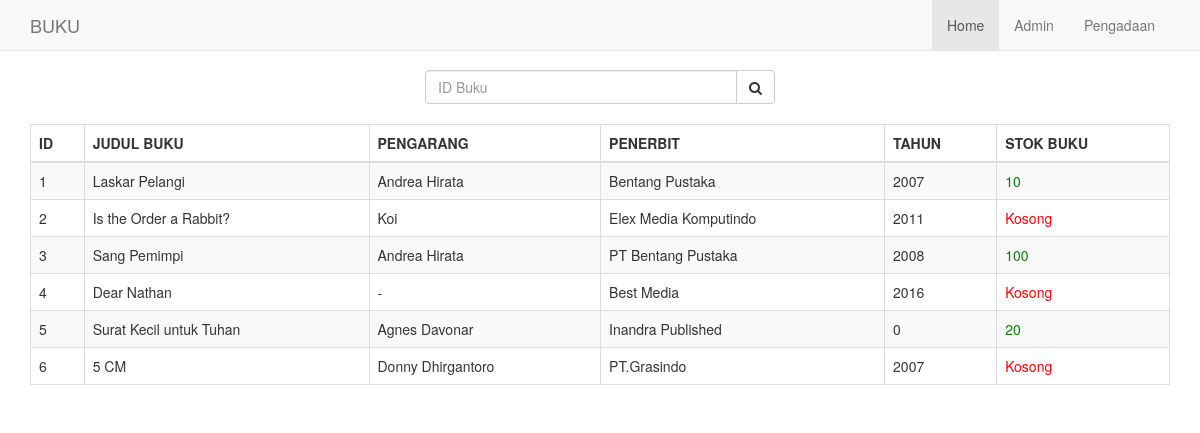
The app's page /home.php with its own data.
### tables this page shows
CREATE TABLE `tabel_buku` (
  `id_buku` int(20) NOT NULL,
  `judul_buku` varchar(50) NOT NULL,
  `pengarang` varchar(50) NOT NULL,
  `penerbit` varchar(50) NOT NULL,
  `tahun` int(10) NOT NULL,
  `stok_buku` int(10) NOT NULL
);

### home.php (the view, shortened to what this page needs)
<!DOCTYPE html>
<html>
<head>
	<link rel="stylesheet" type="text/css" href="assets/css/bootstrap.min.css">
    <link rel="stylesheet" href="assets/css/font-awesome.min.css">
    <link rel="stylesheet" href="assets/css/offcanvas.css">
</head>
<body>
	<nav class="navbar navbar-fixed-top navbar-default">
		<div class="container">
			<div class="navbar-header">
          		<a class="navbar-brand" href="/">BUKU</a>
			</div>
        	<div id="navbar" class="collapse navbar-collapse navbar-right">
        		<ul class="nav navbar-nav">
        			<li class="active"><a href="home.php">Home</a></li>
        			<li><a href="admin.php">Admin</a></li>
        			<li><a href="pengadaan.php">Pengadaan</a></li>
        		</ul>
        	</div>
		</div>
	</nav>
	<div class="container">
		<div class="col-md-4 col-md-offset-4">
			<form method="post">
				<div class="input-group">
					<input type="number" name="id_buku" class="form-control" placeholder="ID Buku">
					<div class="input-group-btn">
						<button type="submit" name="cari" class="btn btn-default">
							<i class="fa fa-search"></i>
						</button>
					</div>
				</div>
			</form>
			<br>
		</div>
		<table class="table table-striped table-hover table-bordered">
			<thead>
				<tr>
					<th>ID</th>
					<th>JUDUL BUKU</th>
					<th>PENGARANG</th>
					<th>PENERBIT</th>
					<th>TAHUN</th>
					<th>STOK BUKU</th>
				</tr>
			</thead>
			<tbody>
				<?php
					require_once 'koneksi.php';
					if (isset($_POST['cari'])) {
						$id_buku = $_POST['id_buku'];
						$query = mysqli_query($con, "SELECT * FROM tabel_buku WHERE id_buku = '$id_buku'");
						$array = mysqli_fetch_array($query);
						if ($array == 0) {
							echo "<tr><td colspan='5'>ID Buku tidak ada/Buku tidak ditemukan...</td></tr>";
						} else {
				?>
				<tr>
					<td><?=$array['id_buku'];?></td>
					<td><?=$array['judul_buku'];?></td>
					<td><?=$array['pengarang'];?></td>
					<td><?=$array['penerbit'];?></td>
					<td><?=$array['tahun'];?></td>
					<td><?=$array['stok_buku'];?></td>
				</tr>
				<?php
						}
					} else {
						$query = mysqli_query($con,"SELECT * FROM tabel_buku");
						while ($array = mysqli_fetch_array($query)) {
							if ($array['stok_buku'] < 1) {
								$stok_buku = "<td style='color:red'>Kosong</td>";
							} else {
								$stok_buku = "<td style='color:green'>" .$array['stok_buku']. "</td>";
							}
				?>
				<tr>
					<td><?=$array['id_buku'];?></td>
					<td><?=$array['judul_buku'];?></td>
					<td><?=$array['pengarang'];?></td>
					<td><?=$array['penerbit'];?></td>
					<td><?=$array['tahun'];?></td>
					<?=$stok_buku;?>
				</tr>
				<?php
						}
					}
				?>
			</tbody>
		</table>
	</div>
</body>
</html>

### assets/css/offcanvas.css (style rules this page uses)
html, body { overflow-x: hidden; }
body { padding-top: 70px; }

### records on screen
tabel_buku: id_buku "1", judul_buku "Laskar Pelangi", pengarang "Andrea Hirata", penerbit "Bentang Pustaka", tahun "2007", stok_buku "10"
tabel_buku: id_buku "2", judul_buku "Is the Order a Rabbit?", pengarang "Koi", penerbit "Elex Media Komputindo", tahun "2011", stok_buku "Kosong"
tabel_buku: id_buku "3", judul_buku "Sang Pemimpi", pengarang "Andrea Hirata", penerbit "PT Bentang Pustaka", tahun "2008", stok_buku "100"
tabel_buku: id_buku "4", judul_buku "Dear Nathan", pengarang "-", penerbit "Best Media", tahun "2016", stok_buku "Kosong"
tabel_buku: id_buku "5", judul_buku "Surat Kecil untuk Tuhan", pengarang "Agnes Davonar", penerbit "Inandra Published", tahun "0", stok_buku "20"
tabel_buku: id_buku "6", judul_buku "5 CM", pengarang "Donny Dhirgantoro", penerbit "PT.Grasindo", tahun "2007", stok_buku "Kosong"
